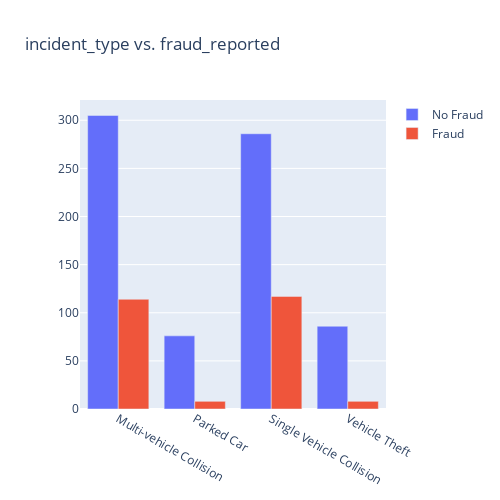

Notebook cell for this chart:
### Markdown cell above
From data, it look like exec-managerial positions have more frouds compared to other occupations. Also tech-support, sales, craft-repair and machine-op commit higher fraud than average.

### Code cell
#Incident_type vs fraud report
vis_data(data,"incident_type")

### Figure 1 — Plotly figure (JSON) as saved in the notebook; plotly's stock layout.template omitted (floating-point values rounded to 4 significant figures)
{"data": [{"name": "No Fraud", "type": "bar", "x": ["Multi-vehicle Collision", "Parked Car", "Single Vehicle Collision", "Vehicle Theft"], "y": [305, 76, 286, 86]}, {"name": "Fraud", "type": "bar", "x": ["Multi-vehicle Collision", "Parked Car", "Single Vehicle Collision", "Vehicle Theft"], "y": [114, 8, 117, 8]}], "layout": {"barmode": "group", "height": 500, "title": {"text": "incident_type vs. fraud_reported"}, "width": 500}}
